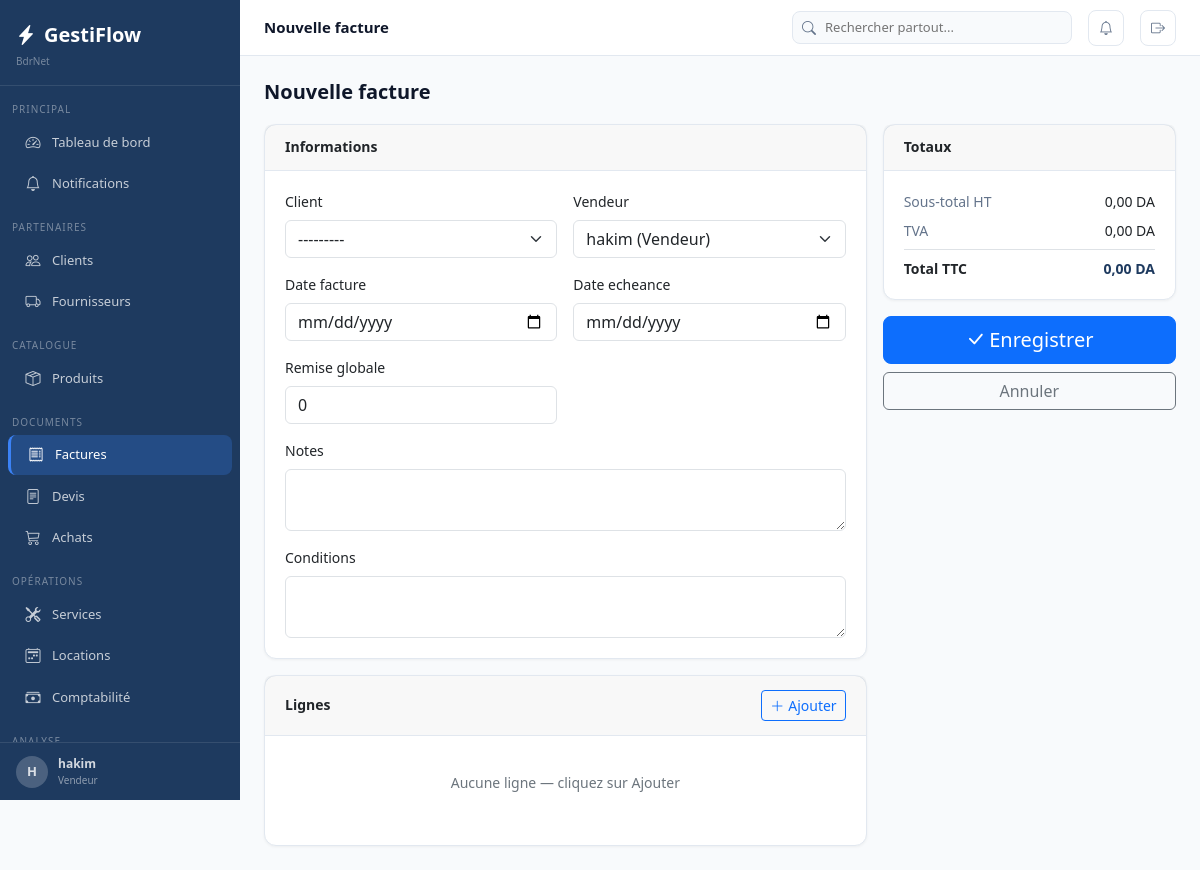
Page /ventes/nouvelle/ (signed in) on the committed database.
### apps/core/models.py (models this page shows, shortened)
class Parametre(models.Model):
    cle         = models.CharField(max_length=100, unique=True)
    valeur      = models.TextField(blank=True)
    description = models.CharField(max_length=200, blank=True)
    class Meta:
        verbose_name        = "Parametre"
        verbose_name_plural = "Parametres"
    @classmethod
    def get(cls, cle, defaut=''):
        try:
            return cls.objects.get(cle=cle).valeur
        except cls.DoesNotExist:
            return defaut

### apps/authentication/models.py (models this page shows, shortened)
class Utilisateur(AbstractUser):
    class Role(models.TextChoices):
        ADMIN       = 'admin',       'Administrateur'
        MANAGER     = 'manager',     'Manager'
        VENDEUR     = 'vendeur',     'Vendeur'
        TECHNICIEN  = 'technicien',  'Technicien'
        COMPTABLE   = 'comptable',   'Comptable'
        CAISSIER    = 'caissier',    'Caissier'
    role            = models.CharField(max_length=20, choices=Role.choices, default=Role.VENDEUR)
    telephone       = models.CharField(max_length=20, blank=True)
    actif           = models.BooleanField(default=True)
    derniere_activite = models.DateTimeField(null=True, blank=True)
    photo           = models.ImageField(upload_to='utilisateurs/', null=True, blank=True)
    class Meta:
        verbose_name        = "Utilisateur"
        verbose_name_plural = "Utilisateurs"
    def __str__(self):
        return f"{self.get_full_name() or self.username} ({self.get_role_display()})"
    @property
    def est_admin(self):
        return self.role == self.Role.ADMIN or self.is_superuser

### apps/ventes/views.py (the view, shortened to what this page needs)
# urls.py: path('nouvelle/',               views.create,          name='create'),
@login_required
def create(request):
    form = FactureForm(request.POST or None, initial={'vendeur': request.user, 'date_facture': __import__('django.utils.timezone', fromlist=['now']).now().date()})
    from apps.clients.models import Client
    from apps.produits.models import Produit
    return render(request, 'ventes/form.html', {'form': form, 'titre': 'Nouvelle facture', 'lignes_initiales_json': '[]'})

### apps/ventes/forms.py
class FactureForm(forms.ModelForm):
    class Meta:
        model  = Facture
        fields = ['client','vendeur','date_facture','date_echeance','remise_globale','notes','conditions']
        widgets = {
            'client':        forms.Select(attrs={'class':'form-select'}),
            'vendeur':       forms.Select(attrs={'class':'form-select'}),
            'date_facture':  forms.DateInput(attrs={'class':'form-control','type':'date'}),
            'date_echeance': forms.DateInput(attrs={'class':'form-control','type':'date'}),
            'remise_globale':forms.NumberInput(attrs={'class':'form-control','step':'0.5','min':'0','max':'100'}),
            'notes':         forms.Textarea(attrs={'class':'form-control','rows':2}),
            'conditions':    forms.Textarea(attrs={'class':'form-control','rows':2}),
        }

### apps/clients/models.py (called while the page is built)
    def __str__(self):
        return f"[{self.code}] {self.nom}"

### apps/core/context_processors.py (called while the page is built)
def _get_entreprise():
    base = getattr(dj_settings, 'GESTIFLOW', {})
    try:
        from apps.core.models import Parametre
        return {
            'NOM_ENTREPRISE': Parametre.get('NOM_ENTREPRISE', base.get('NOM_ENTREPRISE', 'Mon Entreprise')),
            'ADRESSE':   Parametre.get('ADRESSE',   base.get('ADRESSE',   '')),
            'TELEPHONE': Parametre.get('TELEPHONE', base.get('TELEPHONE', '')),
            'EMAIL':     Parametre.get('EMAIL',     base.get('EMAIL',     '')),
            'DEVISE':    Parametre.get('DEVISE',    base.get('DEVISE',    'DA')),
            'TVA_DEFAUT':Parametre.get('TVA_DEFAUT',base.get('TVA_DEFAUT','19')),
            'LOGO':      Parametre.get('LOGO',      ''),
        }
    except Exception:
        return base

def global_context(request):
    ctx = {'ENTREPRISE': _get_entreprise(), 'APP_VERSION': '1.0.0'}
    if request.user.is_authenticated:
        try:
            from apps.core.notifications import get_notification_count
            ctx['notifications_count'] = get_notification_count(request.user)
        except Exception:
            ctx['notifications_count'] = 0
        try:
            from apps.produits.models import Produit
            from django.db.models import F
            ctx['alertes_stock_count'] = Produit.objects.filter(
                quantite_stock__lte=F('seuil_alerte'), actif=True, supprime=False
            ).count()
        except Exception:
            ctx['alertes_stock_count'] = 0
    return ctx

### apps/core/models.py (called while the page is built)
    def get_queryset(self):
        return super().get_queryset().filter(supprime=False)

### templates/ventes/form.html (shortened to what this page needs)
{% extends 'base.html' %}
{% load humanize %}
{% block topbar_title %}{{ titre }}{% endblock %}
{% block content %}
<div class="page-header"><h1 class="page-title">{{ titre }}</h1></div>
<form method="post" id="mainForm">{% csrf_token %}
  <div class="row g-3">
    <div class="col-12 col-md-8">
      <div class="card mb-3"><div class="card-header"><h6 class="card-title">Informations</h6></div>
      <div class="card-body"><div class="row g-3">
        {% for field in form %}<div class="col-12 col-md-{% if field.name in 'notes,conditions' %}12{% else %}6{% endif %}">
          <label class="form-label">{{ field.label }}</label>{{ field }}
        </div>{% endfor %}
      </div></div></div>
      <div class="card"><div class="card-header"><h6 class="card-title">Lignes</h6>
        <button type="button" class="btn btn-sm btn-outline-primary" onclick="addLigne()"><i class="bi bi-plus-lg me-1"></i>Ajouter</button>
      </div><div class="card-body" id="lignesContainer"><p class="text-secondary text-center py-3">Aucune ligne &mdash; cliquez sur Ajouter</p></div></div>
    </div>
    <div class="col-12 col-md-4">
      <div class="card mb-3"><div class="card-header"><h6 class="card-title">Totaux</h6></div>
      <div class="card-body">
        <div class="d-flex justify-content-between mb-2"><span style="color:var(--text-secondary);">Sous-total HT</span><span id="sousTotal">0,00 DA</span></div>
        <div class="d-flex justify-content-between mb-2"><span style="color:var(--text-secondary);">TVA</span><span id="totalTva">0,00 DA</span></div>
        <div class="d-flex justify-content-between pt-2 border-top"><strong>Total TTC</strong><strong style="color:var(--primary);" id="totalTtc">0,00 DA</strong></div>
      </div></div>
      <div class="d-grid gap-2">
        <button type="submit" class="btn btn-primary btn-lg"><i class="bi bi-check-lg me-1"></i>Enregistrer</button>
        <a href="javascript:history.back()" class="btn btn-outline-secondary">Annuler</a>
      </div>
    </div>
  </div>
</form>
{% endblock %}

### templates/base.html (shortened to what this page needs)
<!DOCTYPE html>
<html lang="fr">
<head>
<link rel="stylesheet" href="https://cdn.jsdelivr.net/npm/bootstrap@5.3.3/dist/css/bootstrap.min.css">
<link rel="stylesheet" href="https://cdn.jsdelivr.net/npm/bootstrap-icons@1.11.3/font/bootstrap-icons.min.css">
</head>
<body>
{% if user.is_authenticated %}
<nav class="sidebar">
  <div class="sidebar-nav">
    <div class="sidebar-logo">
      <a class="sidebar-logo-text" href="{% url 'dashboard:index' %}"><i class="bi bi-lightning-charge-fill me-2"></i>GestiFlow</a>
      <div style="font-size:10px;color:rgba(255,255,255,.4);margin-top:4px;">{{ ENTREPRISE.NOM_ENTREPRISE }}</div>
    </div>
    <div class="sidebar-section">Principal</div>
    <a href="{% url 'dashboard:index' %}" class="sidebar-item {% if request.resolver_match.app_name == 'dashboard' %}active{% endif %}"><i class="bi bi-speedometer2"></i><span>Tableau de bord</span></a>
    <a href="{% url 'core:notifications' %}" class="sidebar-item"><i class="bi bi-bell" ></i><span>Notifications</span></a>
    <div class="sidebar-section">Partenaires</div>
    <a href="{% url 'clients:liste' %}" class="sidebar-item {% if request.resolver_match.app_name == 'clients' %}active{% endif %}"><i class="bi bi-people"></i><span>Clients</span></a>
    <a href="{% url 'fournisseurs:liste' %}" class="sidebar-item {% if request.resolver_match.app_name == 'fournisseurs' %}active{% endif %}"><i class="bi bi-truck"></i><span>Fournisseurs</span></a>
    <div class="sidebar-section">Catalogue</div>
    <a href="{% url 'produits:liste' %}" class="sidebar-item "><i class="bi bi-box-seam"></i><span>Produits</span></a>
    <div class="sidebar-section">Documents</div>
    <a href="{% url 'ventes:liste' %}" class="sidebar-item {% if request.resolver_match.app_name == 'ventes' %}active{% endif %}"><i class="bi bi-receipt"></i><span>Factures</span></a>
    <a href="{% url 'devis:liste' %}" class="sidebar-item {% if request.resolver_match.app_name == 'devis' %}active{% endif %}"><i class="bi bi-file-text"></i><span>Devis</span></a>
    <a href="{% url 'achats:liste' %}" class="sidebar-item {% if request.resolver_match.app_name == 'achats' %}active{% endif %}"><i class="bi bi-cart3"></i><span>Achats</span></a>
    <div class="sidebar-section">Opérations</div>
    <a href="{% url 'services:liste' %}" class="sidebar-item {% if request.resolver_match.app_name == 'services' %}active{% endif %}"><i class="bi bi-tools"></i><span>Services</span></a>
    <a href="{% url 'locations:liste' %}" class="sidebar-item {% if request.resolver_match.app_name == 'locations' %}active{% endif %}"><i class="bi bi-calendar2-week"></i><span>Locations</span></a>
    <a href="{% url 'comptabilite:historique' %}" class="sidebar-item {% if request.resolver_match.app_name == 'comptabilite' %}active{% endif %}"><i class="bi bi-cash-stack"></i><span>Comptabilité</span></a>
    <div class="sidebar-section">Analyse</div>
  </div>
  <div class="sidebar-footer">
    <a href="{% url 'auth:profil' %}" style="display:flex;align-items:center;gap:10px;text-decoration:none;color:rgba(255,255,255,.8);">
      <div style="width:32px;height:32px;border-radius:50%;background:rgba(255,255,255,.2);display:flex;align-items:center;justify-content:center;font-size:13px;font-weight:700;">{{ user.first_name.0|default:user.username.0|upper }}</div>
      <div><div style="font-size:12px;font-weight:600;">{{ user.get_full_name|default:user.username }}</div><div style="font-size:10px;color:rgba(255,255,255,.5);">{{ user.get_role_display }}</div></div>
    </a>
  </div>
</nav>
<div class="main-content">
<div class="topbar">
  <div class="topbar-title">{% block topbar_title %}{% endblock %}</div>
    <div class="topbar-search" style="position:relative;">
      <i class="bi bi-search"></i>
      <input type="text" id="globalSearch" placeholder="Rechercher partout..." autocomplete="off">
    </div>
    <a href="{% url 'core:notifications' %}" class="topbar-btn" title="Notifications">
      <i class="bi bi-bell{% if notifications_count %}-fill{% endif %}" {% if notifications_count %}style="color:#f59e0b"{% endif %}></i>
    </a>
    <a href="{% url 'auth:deconnexion' %}" class="topbar-btn" title="Déconnexion"><i class="bi bi-box-arrow-right"></i></a>
  </div>
  <div class="content-area">
    {% block content %}{% endblock %}
  </div>
</div>
{% endif %}
</body>
</html>

### templates/base.html (style rules this page uses)
:root { --primary:#1e3a5f;--secondary:#2e75b6;--accent:#3b82f6;--success:#10b981;--warning:#f59e0b;--danger:#ef4444;--bg-body:#f8fafc;--bg-card:#ffffff;--border-color:#e2e8f0;--text-primary:#0f172a;--text-secondary:#64748b; }
body { background:var(--bg-body);color:var(--text-primary);font-family:'Segoe UI',Arial,sans-serif;font-size:14px; }
.sidebar { position:fixed;top:0;left:0;width:240px;height:100vh;background:var(--primary);z-index:100;display:flex;flex-direction:column;overflow:hidden; }
.sidebar-nav { flex:1 1 auto;overflow-y:auto;overflow-x:hidden;padding-bottom:8px; }
.sidebar-footer { flex:0 0 auto;padding:12px 16px;border-top:1px solid rgba(255,255,255,.1);background:var(--primary); }
.sidebar-logo { padding:20px 16px 16px;border-bottom:1px solid rgba(255,255,255,0.1);margin-bottom:8px; }
.sidebar-logo-text { color:#fff;font-size:20px;font-weight:700;text-decoration:none; }
.sidebar-section { padding:8px 12px 4px;font-size:10px;color:rgba(255,255,255,.4);text-transform:uppercase;letter-spacing:1px;margin-top:8px; }
.sidebar-item { display:flex;align-items:center;gap:10px;padding:9px 16px;color:rgba(255,255,255,.75);text-decoration:none;border-radius:8px;margin:1px 8px;font-size:13px;transition:all .15s; }
.sidebar-item:hover,.sidebar-item.active { background:rgba(59,130,246,.25);color:#fff; }
.sidebar-item.active { border-left:3px solid var(--accent); }
.sidebar-item i { font-size:15px;width:18px;text-align:center; }
.main-content { margin-left:240px;min-height:100vh; }
.topbar { background:#fff;border-bottom:1px solid var(--border-color);padding:0 24px;height:56px;display:flex;align-items:center;gap:16px;position:sticky;top:0;z-index:99; }
.topbar-title { font-weight:600;font-size:15px;flex:1; }
.topbar-search { position:relative;display:flex;align-items:center; }
.topbar-search input { border:1px solid var(--border-color);border-radius:8px;padding:6px 12px 6px 32px;font-size:13px;width:280px;background:var(--bg-body); }
.topbar-search i { position:absolute;left:10px;color:var(--text-secondary);font-size:14px; }
.topbar-btn { width:36px;height:36px;border-radius:8px;display:flex;align-items:center;justify-content:center;color:var(--text-secondary);text-decoration:none;border:1px solid var(--border-color);background:#fff;position:relative;cursor:pointer; }
.content-area { padding:24px; }
.page-header { display:flex;align-items:center;justify-content:space-between;flex-wrap:wrap;gap:12px;margin-bottom:20px; }
.page-title { font-size:20px;font-weight:700;margin:0; }
.card { background:#fff;border-radius:12px;border:1px solid var(--border-color);box-shadow:0 1px 3px rgba(0,0,0,.05); }
.card-header { display:flex;align-items:center;justify-content:space-between;padding:14px 20px;border-bottom:1px solid var(--border-color); }
.card-title { font-size:14px;font-weight:600;margin:0; }
.card-body { padding:20px; }

### rows in the picture
Parametre: NOM_ENTREPRISE "BdrNet"
Utilisateur: first_name.0 "H", get_full_name "hakim", role "Vendeur"

### other values in the picture
{{ titre }} "Nouvelle facture"
{{ field.label }} "Client" "Vendeur" "Date facture" "Date echeance" "Remise globale" "Notes" "Conditions"
